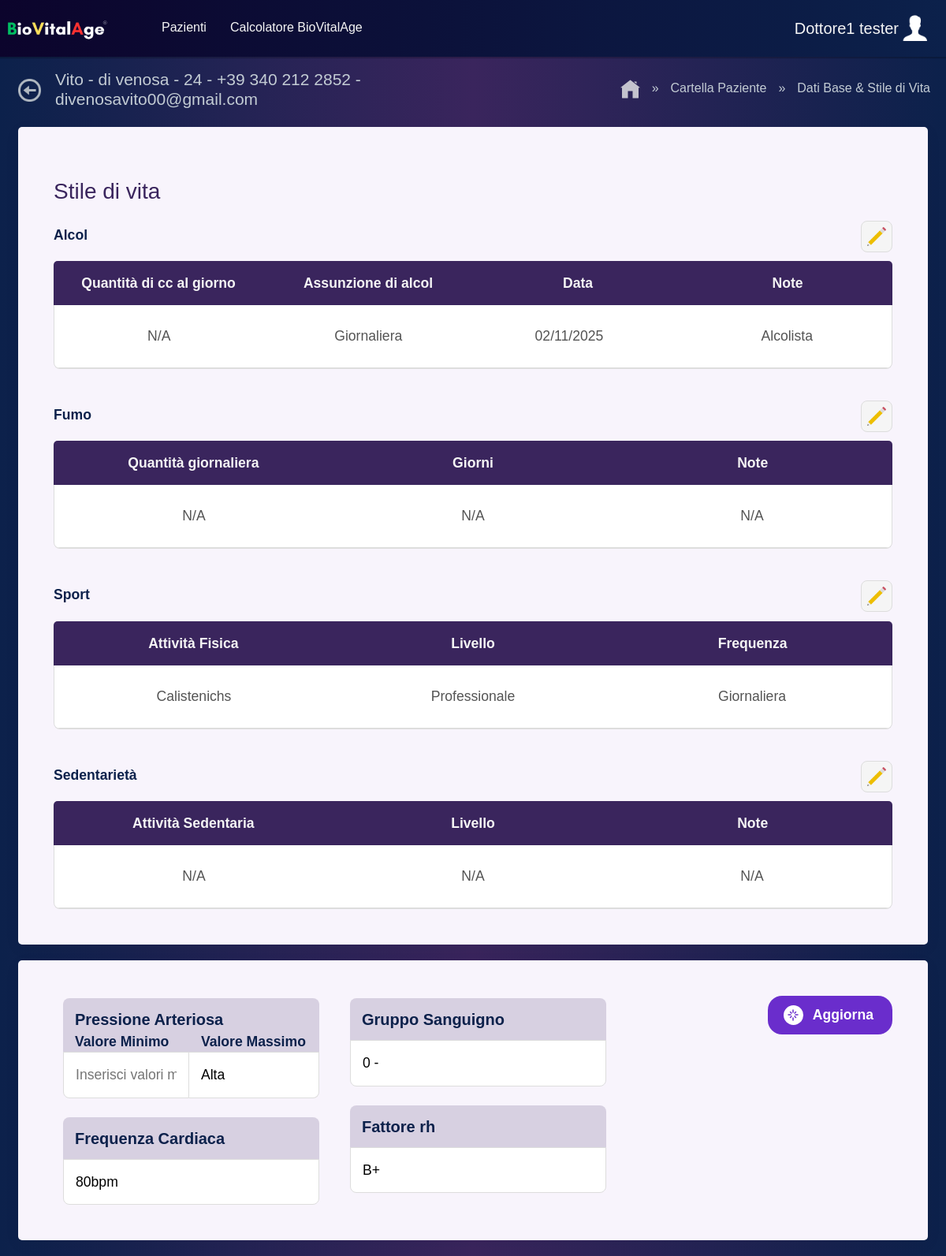
Before: /DatiBase/38/ (signed in) with the older database file.
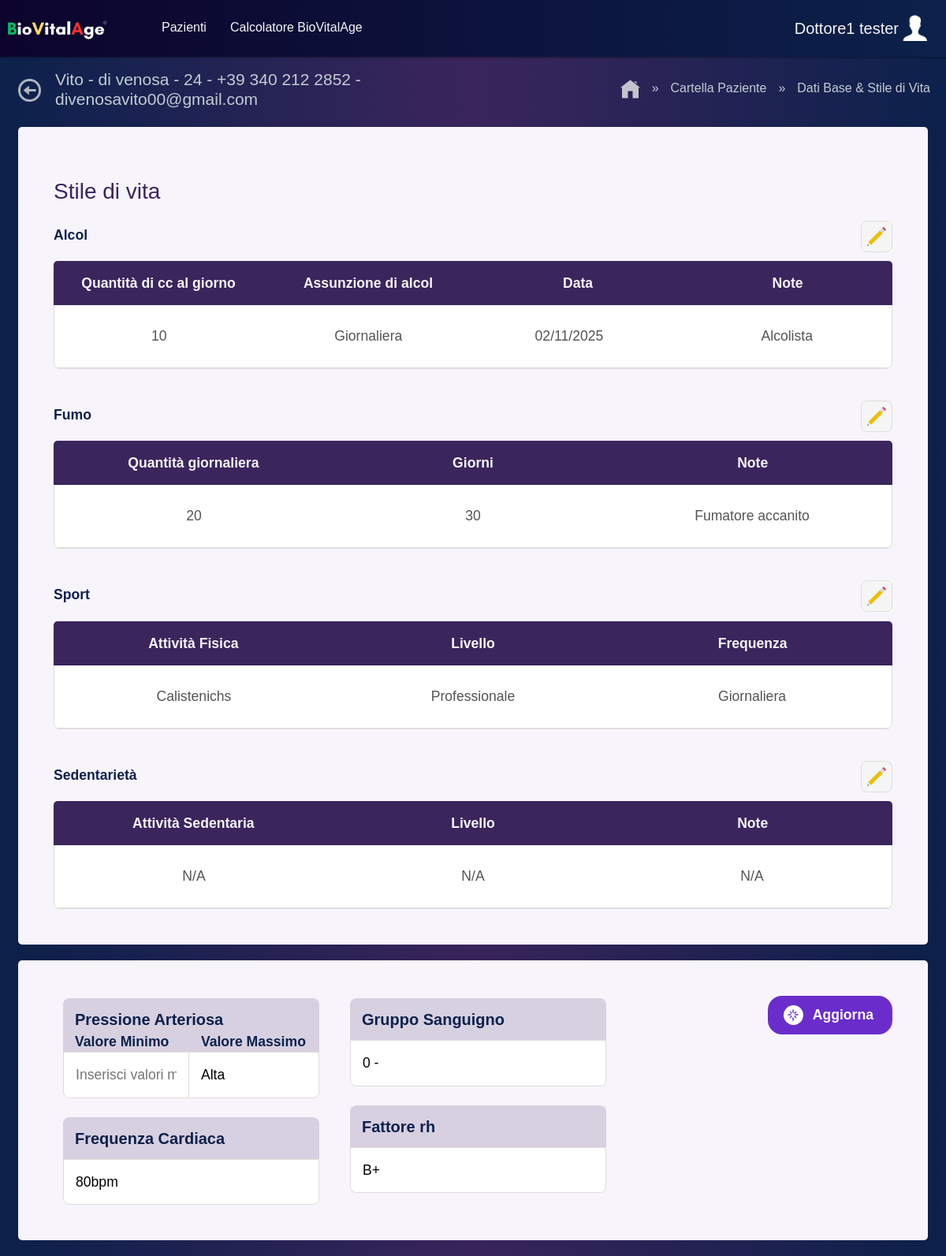
After: the same page with the newer database file.
### BioVitalAge/models.py (models this page shows, shortened)
class TabellaPazienti(models.Model):
    dottore = models.ForeignKey(
        UtentiRegistratiCredenziali,
        on_delete=models.CASCADE,
        related_name='pazienti',
        null=True
    )
    name = models.CharField(max_length=50, null=True, blank=True)
    surname = models.CharField(max_length=50, null=True, blank=True)
    email = models.CharField(max_length=100, null=True, blank=True)
    phone = models.CharField(max_length=20, null=True, blank=True)
    dob = models.DateField(null=True, blank=True)
    gender = models.CharField(max_length=1, null=True, blank=True, choices=[('M', 'Male'), ('F', 'Female')])
    cap = models.CharField(max_length=5, null=True, blank=True)
    province = models.CharField(max_length=100, null=True, blank=True)
    place_of_birth = models.CharField(max_length=100, null=True, blank=True)
    codice_fiscale = models.CharField(max_length=16, null=True, blank=True, unique=True)
    chronological_age = models.IntegerField(null=True, blank=True)
    blood_group = models.CharField(max_length=3, null=True, blank=True)
    rh_factor = models.CharField(max_length=3, null=True, blank=True)
    pressure_min = models.CharField(max_length=100, null=True, blank=True)
    pressure_max = models.CharField(max_length=100, null=True, blank=True)
    heart_rate = models.CharField(max_length=100, null=True, blank=True)
    associate_staff = models.CharField(max_length=100, null=True, blank=True)
    lastVisit = models.DateField(null=True, blank=True)
    upcomingVisit = models.DateField(null=True, blank=True)
    grasso = models.CharField(max_length=100, null=True, blank=True)
    acqua = models.CharField(max_length=100, null=True, blank=True)
    massa_muscolare = models.CharField(max_length=100, null=True, blank=True)
    massa_ossea = models.CharField(max_length=100, null=True, blank=True)
    bmr = models.CharField(max_length=100, null=True, blank=True)
    eta_metabolica = models.CharField(max_length=100, null=True, blank=True)
    grasso_viscerale = models.CharField(max_length=100, null=True, blank=True)
    whr = models.CharField(max_length=100, null=True, blank=True)
    whtr = models.CharField(max_length=100, null=True, blank=True)
    punteggio_fisico = models.CharField(max_length=100, null=True, blank=True)
    height = models.FloatField(help_text="Height in cm", null=True)
    weight = models.FloatField(help_text="Weight in kg", null=True)
    bmi = models.FloatField(help_text="Body Mass Index", null=True)
    bmi_detection_date = models.DateField( null=True)
    girth_value = models.FloatField(help_text="Girth value in cm", null=True)
    girth_notes = models.TextField(blank=True, null=True)
    girth_date = models.DateField( null=True)
    alcol = models.IntegerField(null=True, blank=True)
    alcol_type = models.CharField(max_length=255, null=True, blank=True)
    data_alcol = models.DateField(null=True, blank=True)
    alcol_frequency = models.CharField(max_length=255, null=True, blank=True)
    smoke = models.IntegerField(null=True, blank=True)
    smoke_frequency = models.CharField(max_length=100, blank=True, null=True)
    reduced_intake = models.CharField(max_length=100, blank=True, null=True)
    sport = models.CharField(default=False, max_length=100, null=True)
    sport_livello = models.CharField(max_length=100, blank=True, null=True)
    sport_frequency = models.CharField(max_length=100, blank=True, null=True)
    attivita_sedentaria = models.CharField(default=False, max_length=100, null=True)
    livello_sedentarieta = models.CharField(max_length=100, blank=True, null=True)
    sedentarieta_nota = models.TextField(blank=True, null=True)

### BioVitalAge/views.py (the view, shortened to what this page needs)
# urls.py: path("DatiBase/<int:id>/", views.DatiBaseView.as_view(), name="dati_base"),
class DatiBaseView(View):
    def get(self, request, id):
        persona = get_object_or_404(TabellaPazienti, id=id)
        dottore_id = request.session.get('dottore_id')
        dottore = get_object_or_404(UtentiRegistratiCredenziali, id=dottore_id)
        context = {
            'persona': persona,
            'dottore' : dottore
        }
        return render(request, "includes/dati_base.html", context)

### BioVitalAge/models.py (called while the page is built)
    def __str__(self):
        return f'{self.nome} {self.cognome}'

### BioVitalAge/templates/includes/dati_base.html (shortened to what the changed rows need)
{% load static %}
<!DOCTYPE html>
<html lang="en">
  <head>
    <link rel="stylesheet" href="{% static 'includes/css/Componenti.css' %}">
    <link rel="stylesheet" href="{% static 'includes/css/dati_base.css' %}" />
    <link
      href="https://cdn.jsdelivr.net/npm/bootstrap@5.3.0-alpha1/dist/css/bootstrap.min.css"
      rel="stylesheet"
    />
  </head>
  <body>
    <main>
      <div class="main-title-nav">
        <div class="back-tittle">
          <a id="back" href="{% url 'cartella_paziente' persona.id %}"><img src="{% static 'includes/icone/arrowBack.png' %}" alt="back_ico" title="Back to folder"></a>
          <h2 class="main-welcome-title">
            {{ persona.name }} -
            {{ persona.surname }} -
            {{ persona.chronological_age }}
            {% if persona.phone and persona.email %}
              - {{ persona.phone }} - {{ persona.email }}
            {% endif %}
          </h2>
        </div>
      </div>
      <section class="container_data table_data">
        <form id="datiBaseForm2" method="POST">
            <div class="table-container">
              <div class="table-content">
                <div class="riga-container">
                  <p> <input name="alcol" type="text" value="{{ persona.alcol|default:'N/A' }}" disabled> </p>
                  <p> <input name="alcol_type" type="text" value="{{ persona.alcol_type|default:'N/A' }}" disabled> </p>
                  <p> <input name="data_alcol" type="date" value="{{ persona.data_alcol|date:'Y-m-d'|default:'N/A' }}" disabled> </p>
                  <p> <input name="alcol_frequency" type="text" value="{{ persona.alcol_frequency|default:'N/A' }}" disabled> </p>
                </div>
              </div>
            </div>
        </form>
        <form id="datiBaseForm3" method="POST">
            <div class="table-container">
              <div class="table-content">
                <div class="riga-container">
                  <p> <input name="smoke" type="text" value="{{ persona.smoke|default:'N/A' }}" disabled> </p>
                  <p> <input name="smoke_frequency" type="text" value="{{ persona.smoke_frequency|default:'N/A' }}" disabled> </p>
                  <p> <input name="reduced_intake" type="text" value="{{ persona.reduced_intake|default:'N/A' }}" disabled> </p>
                </div>
              </div>
            </div>
        </form>
        <form id="datiBaseForm4" method="POST">
            <div class="table-container">
              <div class="table-content">
                <div class="riga-container">
                  <p> <input name="sport" type="text" value="{{ persona.sport|default:'N/A' }}" disabled> </p>
                  <p> <input name="sport_livello" type="text" value="{{ persona.sport_livello|default:'N/A' }}" disabled> </p>
                  <p> <input name="sport_frequency" type="text" value="{{ persona.sport_frequency|default:'N/A' }}" disabled> </p>
                </div>
              </div>
            </div>
        </form>
        <form id="datiBaseForm5" method="POST">
            <div class="table-container">
              <div class="table-content">
                <div class="riga-container">
                  <p> <input name="attivita_sedentaria" type="text" value="{{ persona.attivita_sedentaria|default:'N/A' }}" disabled> </p>
                  <p> <input name="livello_sedentarieta" type="text" value="{{ persona.livello_sedentarieta|default:'N/A' }}" disabled> </p>
                  <p> <input name="sedentarieta_nota" type="text" value="{{ persona.sedentarieta_nota|default:'N/A' }}" disabled> </p>
                </div>
              </div>
            </div>
        </form>
      </section>
      <section class="container_data blood_data">
        <div class="container-blood-input">
          <div class="column">
            <div class="container mb-4">
              <div class="container-pressure d-flex">
                <div class="val-max">
                  <span>Valore Massimo</span>
                  <input type="text" class="w-100" placeholder="Inserisci valori massimi" readonly id="pressure_max" value="{{ persona.pressure_max|default:'' }}" data-patient-id="{{ persona.id }}" />
                </div>
              </div>
            </div>
            <div class="container">
              <h3>Frequenza Cardiaca</h3>
              <input type="text" placeholder="Inserisci valori" readonly id="heart_rate" value="{{ persona.heart_rate|default:'' }}"
                data-patient-id="{{ persona.id }}" />
            </div>
          </div>
          <div class="column">
            <div class="container mb-4">
              <h3>Gruppo Sanguigno</h3>
              <input type="text" readonly placeholder="Inserisci valori" id="blood_group" value="{{ persona.blood_group|default:'' }}" data-patient-id="{{ persona.id }}"/>
            </div>
            <div class="container">
                <h3>Fattore rh</h3>
                <input type="text" readonly placeholder="Inserisci valori" id="rh" value="{{ persona.rh_factor|default:'' }}" data-patient-id="{{ persona.id }}"/>
            </div>
          </div>
        </div>
      </section>
    </main>
  </body>
</html>

Changed rows visible on the page:
changed TabellaPazienti "Vito": alcol "N/A" → "10"; smoke "N/A" → "20"; smoke_frequency "N/A" → "30"; reduced_intake "N/A" → "Fumatore accanito"
